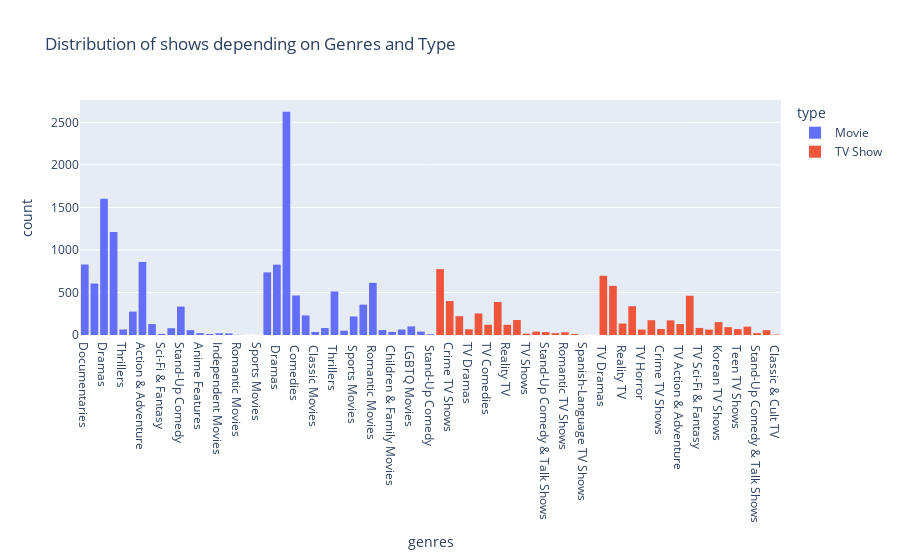

The code cell stored with this chart in its notebook:
### Code cell
plt.histogram(df_genres, "genres", title="Distribution of shows depending on Genres and Type", color="type")

### Figure 1 — Plotly figure (JSON) as saved in the notebook; plotly's stock layout.template omitted (floating-point values rounded to 4 significant figures; data arrays with more than 128 entries replaced by an {"elided": "..."} marker saying what was removed)
{"data": [{"alignmentgroup": "True", "bingroup": "x", "hovertemplate": "type=Movie<br>genres=%{x}<br>count=%{y}<extra></extra>", "legendgroup": "Movie", "marker": {"color": "#636efa", "pattern": {"shape": ""}}, "name": "Movie", "offsetgroup": "Movie", "orientation": "v", "showlegend": true, "type": "histogram", "x": {"elided": "13190 str values"}, "xaxis": "x", "yaxis": "y"}, {"alignmentgroup": "True", "bingroup": "x", "hovertemplate": "type=TV Show<br>genres=%{x}<br>count=%{y}<extra></extra>", "legendgroup": "TV Show", "marker": {"color": "#EF553B", "pattern": {"shape": ""}}, "name": "TV Show", "offsetgroup": "TV Show", "orientation": "v", "showlegend": true, "type": "histogram", "x": {"elided": "6133 str values"}, "xaxis": "x", "yaxis": "y"}], "layout": {"barmode": "relative", "legend": {"title": {"text": "type"}, "tracegroupgap": 0}, "title": {"text": "Distribution of shows depending on Genres and Type"}, "xaxis": {"anchor": "y", "domain": [0, 1], "title": {"text": "genres"}}, "yaxis": {"anchor": "x", "domain": [0, 1], "title": {"text": "count"}}}}
